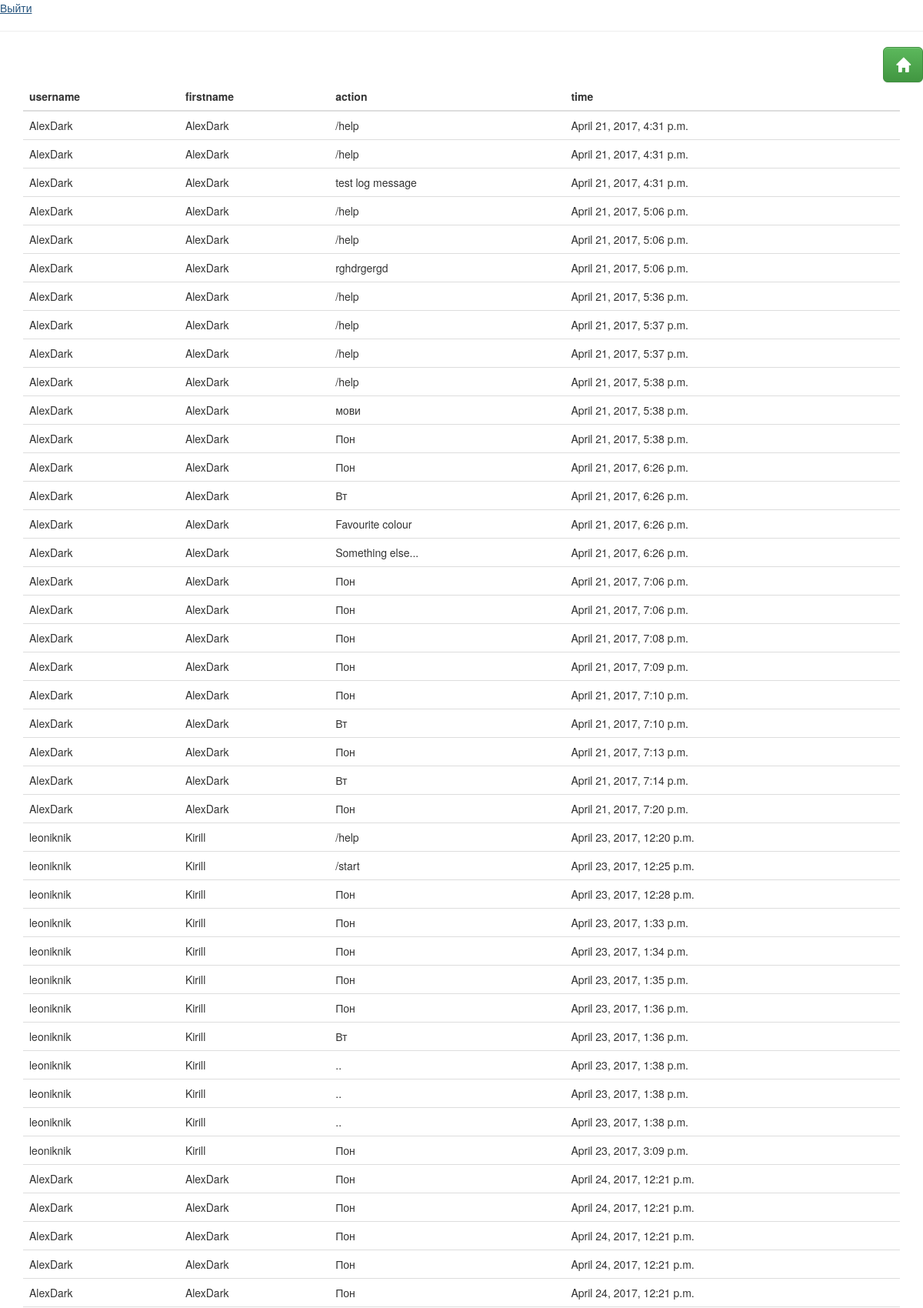
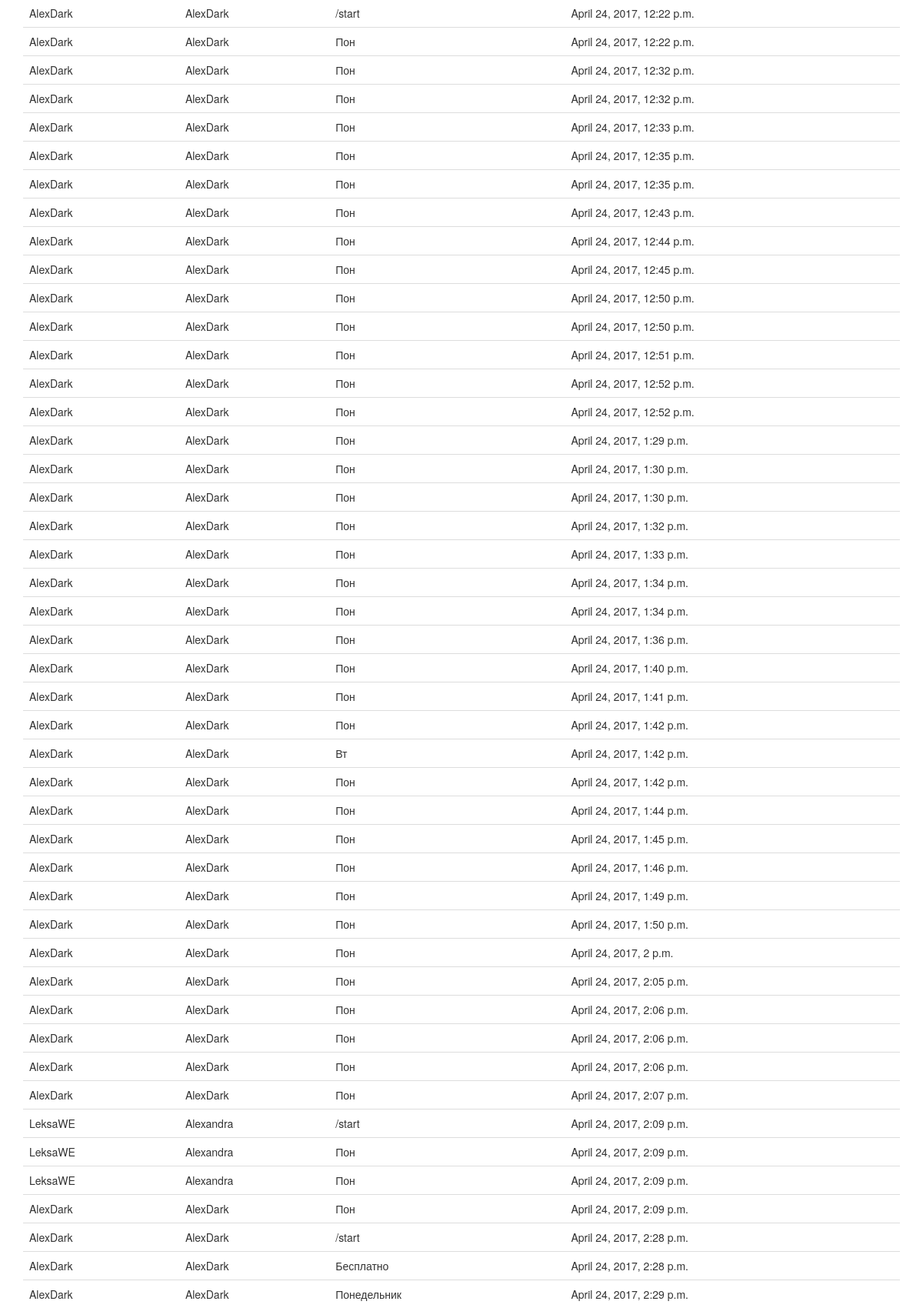
Page /list_action/ (signed in, upper part) on the committed database (2 pictures, top to bottom).
### Bot/models.py (models this page shows, shortened)
class TelegramUser(models.Model):
    username = models.TextField(verbose_name='username', default="")
    first_name = models.TextField(verbose_name='first_name', default="")
    last_name = models.TextField(verbose_name='last_name', default="")
    user_telegram_id = models.BigIntegerField(verbose_name='id', primary_key=True)
    free_mode = models.BooleanField(verbose_name='free_mode', default=False)
    is_VIP = models.BooleanField(verbose_name='is_VIP', default=False)

### Bot/views.py (the view)
# urls.py: url(r'^list_action/$', bot_views.list_action, name='list_action'),
@login_required
def list_action(request):
    actions = Action.objects.all().values('user__username', 'user__first_name', 'message', 'time')
    return render(request, 'list_action.html', {'actions': actions})

### templates/list_action.html
{% extends 'base.html' %}
{% block content %}
    <div class="text-right"><a href="{% url 'week'  %}"
                           class="btn btn-default btn-lg btn-success">
                        <span class="glyphicon glyphicon-home"></span></a></div>
    <div class="container table-responsive">
        <table class="table table-hover">
            <thead>
            <tr>
                <th>username</th>
                <th>firstname</th>
                <th>action</th>
                <th>time</th>
            </tr>
            </thead>
            <tbody>
            {% for action in actions %}
                <tr>
                    <td>{{ action.user__username }}</td>
                    <td>{{ action.user__first_name }}</td>
                    <td>{{ action.message }}</td>
                    <td>{{ action.time }}</td>
                </tr>
            {% endfor %}
            </tbody>
        </table>
    </div>
{% endblock %}

### rows in the picture
TelegramUser: user__username "AlexDark", user__first_name "AlexDark", message "/help", time "April 21, 2017, 4:31 p.m.", message "test log message", time "April 21, 2017, 5:06 p.m.", message "rghdrgergd", time "April 21, 2017, 5:36 p.m.", time "April 21, 2017, 5:37 p.m.", time "April 21, 2017, 5:38 p.m.", message "мови", message "Пон", time "April 21, 2017, 6:26 p.m.", message "Вт", message "Favourite colour", message "Something else...", time "April 21, 2017, 7:06 p.m.", time "April 21, 2017, 7:08 p.m.", time "April 21, 2017, 7:09 p.m.", time "April 21, 2017, 7:10 p.m.", time "April 21, 2017, 7:13 p.m.", time "April 21, 2017, 7:14 p.m.", time "April 21, 2017, 7:20 p.m.", time "April 24, 2017, 12:21 p.m.", message "/start", time "April 24, 2017, 12:22 p.m.", time "April 24, 2017, 12:32 p.m.", time "April 24, 2017, 12:33 p.m.", time "April 24, 2017, 12:35 p.m.", time "April 24, 2017, 12:43 p.m.", time "April 24, 2017, 12:44 p.m.", time "April 24, 2017, 12:45 p.m.", time "April 24, 2017, 12:50 p.m.", time "April 24, 2017, 12:51 p.m.", time "April 24, 2017, 12:52 p.m.", time "April 24, 2017, 1:29 p.m.", time "April 24, 2017, 1:30 p.m.", time "April 24, 2017, 1:32 p.m.", time "April 24, 2017, 1:33 p.m.", time "April 24, 2017, 1:34 p.m.", time "April 24, 2017, 1:36 p.m.", time "April 24, 2017, 1:40 p.m.", time "April 24, 2017, 1:41 p.m.", time "April 24, 2017, 1:42 p.m.", time "April 24, 2017, 1:44 p.m.", time "April 24, 2017, 1:45 p.m.", time "April 24, 2017, 1:46 p.m.", time "April 24, 2017, 1:49 p.m.", time "April 24, 2017, 1:50 p.m.", time "April 24, 2017, 2 p.m.", time "April 24, 2017, 2:05 p.m.", time "April 24, 2017, 2:06 p.m.", time "April 24, 2017, 2:07 p.m.", time "April 24, 2017, 2:09 p.m.", time "April 24, 2017, 2:28 p.m.", message "Бесплатно", message "Понедельник", time "April 24, 2017, 2:29 p.m."
TelegramUser: user__username "leoniknik", user__first_name "Kirill", message "/help", time "April 23, 2017, 12:20 p.m.", message "/start", time "April 23, 2017, 12:25 p.m.", message "Пон", time "April 23, 2017, 12:28 p.m.", time "April 23, 2017, 1:33 p.m.", time "April 23, 2017, 1:34 p.m.", time "April 23, 2017, 1:35 p.m.", time "April 23, 2017, 1:36 p.m.", message "Вт", message "..", time "April 23, 2017, 1:38 p.m.", time "April 23, 2017, 3:09 p.m."
TelegramUser: user__username "LeksaWE", user__first_name "Alexandra", message "/start", time "April 24, 2017, 2:09 p.m.", message "Пон"
